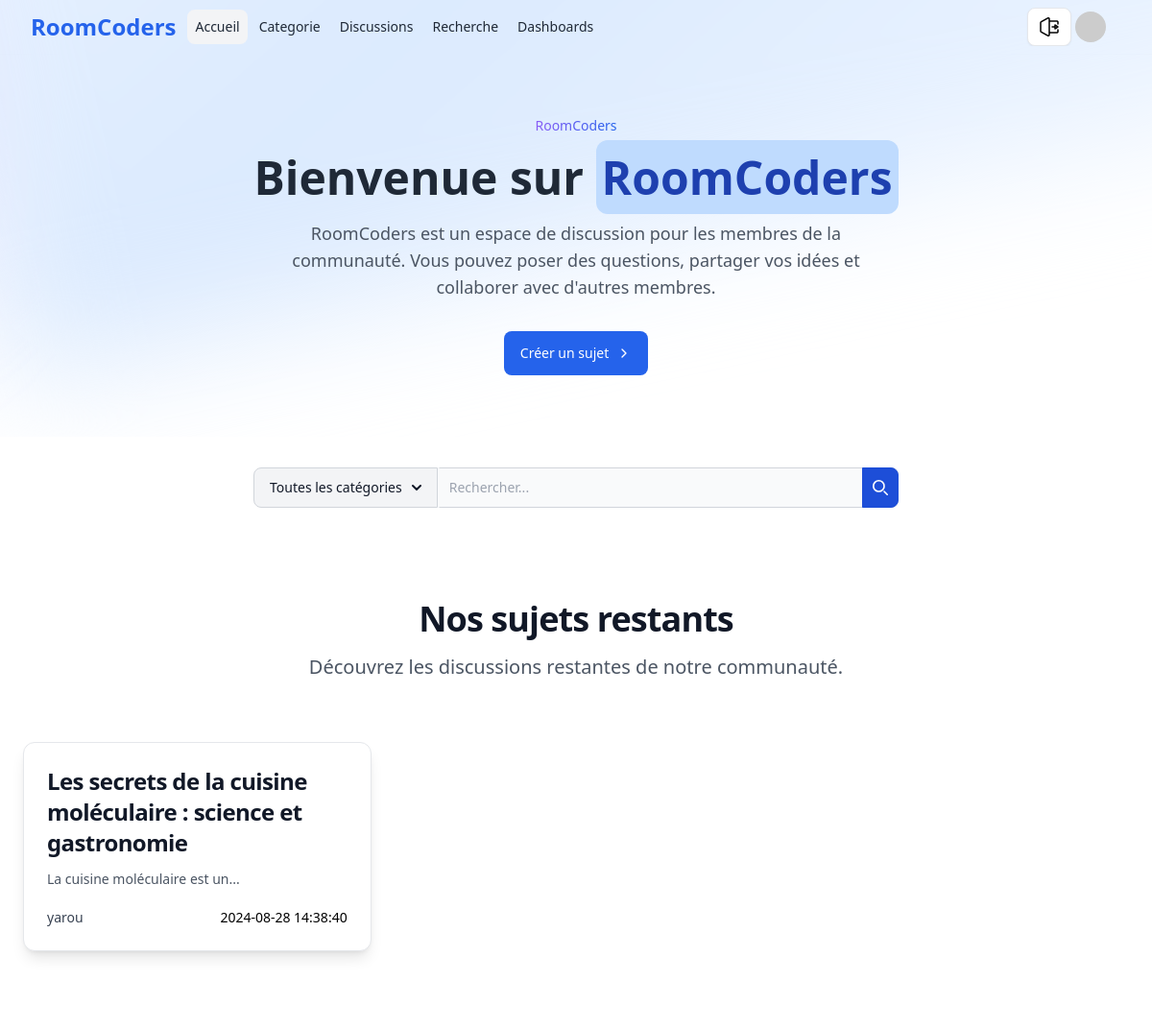
The app's page /page.php (signed in) with its own data.
### tables this page shows
CREATE TABLE `topics` (
  `id` int NOT NULL,
  `user_id` int NOT NULL,
  `category_id` int NOT NULL,
  `title` varchar(255) NOT NULL,
  `content` text NOT NULL,
  `created_at` timestamp NULL DEFAULT CURRENT_TIMESTAMP
);

CREATE TABLE `users` (
  `id` int NOT NULL,
  `username` varchar(50) NOT NULL,
  `email` varchar(100) NOT NULL,
  `password` varchar(255) NOT NULL,
  `role` enum('member','moderator','admin') DEFAULT 'member',
  `created_at` timestamp NULL DEFAULT CURRENT_TIMESTAMP
);

### searchBar.php (the view, shortened to what this page needs)
<?php include_once 'INCLUDES/head.php' ?>
<form class="max-w-2xl mt-8 mx-auto">
    <div class="flex">
        <button id="dropdown-button" data-dropdown-toggle="dropdown" class="flex-shrink-0 z-10 inline-flex items-center py-2.5 px-4 text-sm font-medium text-center text-gray-900 bg-gray-100 border border-gray-300 rounded-s-lg hover:bg-gray-200 focus:ring-4 focus:outline-none focus:ring-gray-100 " type="button">Toutes les catégories <svg class="w-2.5 h-2.5 ms-2.5" aria-hidden="true" xmlns="http://www.w3.org/2000/svg" fill="none" viewBox="0 0 10 6">
                <path stroke="currentColor" stroke-linecap="round" stroke-linejoin="round" stroke-width="2" d="m1 1 4 4 4-4" />
            </svg></button>
        <div class="relative w-full">
            <input type="search" type="text" name="search" placeholder="Rechercher..."
                value="<?= isset($_GET['search']) ? htmlspecialchars($_GET['search']) : '' ?>" id="search-dropdown" class="block p-2.5 w-full z-20 text-sm text-gray-900 bg-gray-50 rounded-e-lg border-s-gray-50 border-s-2 border border-gray-300 focus:ring-blue-500 focus:border-blue-500" placeholder="Rechercher des sujets, des posts, des utilisateurs..." required />
            <button type="submit" class="absolute top-0 end-0 p-2.5 text-sm font-medium h-full text-white bg-blue-700 rounded-e-lg border border-blue-700 hover:bg-blue-800 focus:ring-4 focus:outline-none focus:ring-blue-300">
                <svg class="w-4 h-4" aria-hidden="true" xmlns="http://www.w3.org/2000/svg" fill="none" viewBox="0 0 20 20">
                    <path stroke="currentColor" stroke-linecap="round" stroke-linejoin="round" stroke-width="2" d="m19 19-4-4m0-7A7 7 0 1 1 1 8a7 7 0 0 1 14 0Z" />
                </svg>
            </button>
        </div>
    </div>
</form>

### page.php
<?php
include_once "INCLUDES/head.php";
include_once "INCLUDES/hero.php";
include_once "searchBar.php";
?>
<?php
include_once "CONFIG/db.php";
$query = "
    SELECT
        t.id, t.title, t.content, t.created_at,
        u.username,
        c.name AS category_name
    FROM
        topics t
    JOIN
        users u ON t.user_id = u.id
    JOIN
        categories c ON t.category_id = c.id
    ORDER BY
        t.created_at DESC
";
$stmt = $pdo->prepare($query);
$stmt->execute();
$topics = $stmt->fetchAll(PDO::FETCH_ASSOC);
?>
<section class="bg-white">
  <div class="py-12 px-4 mx-auto max-w-screen-xl lg:py-20 lg:px-6">
      <div class="mx-auto max-w-screen-sm text-center lg:mb-16 mb-8">
          <h2 class="mb-4 text-3xl lg:text-4xl tracking-tight font-extrabold text-gray-900">Nos sujets restants</h2>
          <p class="font-light text-gray-600 sm:text-xl">Découvrez les discussions restantes de notre communauté.</p>
      </div>
      <div class="grid gap-8 grid-cols-1 sm:grid-cols-2 lg:grid-cols-3 xl:grid-cols-4">
<?php
$sujets_restants = array_slice($topics, $sujets_par_page);
foreach ($sujets_restants as $sujet): ?>
    <article class="p-6 bg-white rounded-xl border border-gray-200 shadow-lg transition-all duration-300 hover:shadow-xl hover:transform hover:-translate-y-1">
        <h2 class="mb-3 text-2xl font-bold tracking-tight text-gray-900">
            <a href="topic.php?id=<?= $sujet['id'] ?>"><?= htmlspecialchars($sujet['title']) ?></a>
        </h2>
        <p class="mb-5 font-light text-gray-600 text-sm line-clamp-3">
            <?= htmlspecialchars(strlen($sujet['content']) > 30 ? substr($sujet['content'], 0, 30) . '...' : $sujet['content']) ?>
        </p>
        <div class="flex justify-between items-center">
            <span class="font-medium text-sm text-gray-700">
                <?= htmlspecialchars($sujet['username']) ?>
            </span>
            <span class="text-sm"><?= htmlspecialchars($sujet['created_at']) ?></span>
        </div>
    </article>
<?php endforeach; ?>
</div>
</div>
</section>

### records on screen
topics: title "Les secrets de la cuisine moléculaire : science et gastronomie", content "La cuisine moléculaire est un...", user.username "yarou", created_at "2024-08-28 14:38:40"
